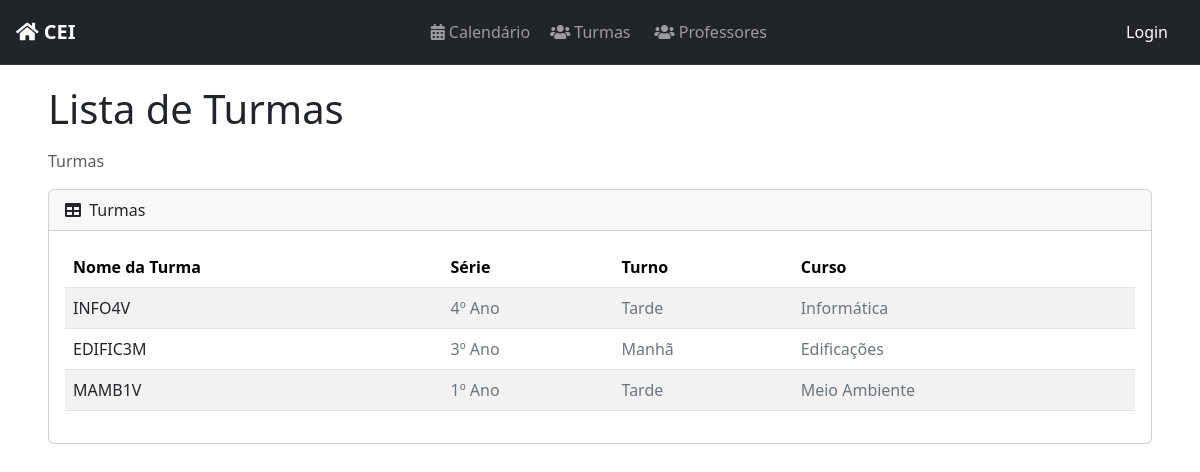
/turmas/, run on an earlier commit of the app's database.
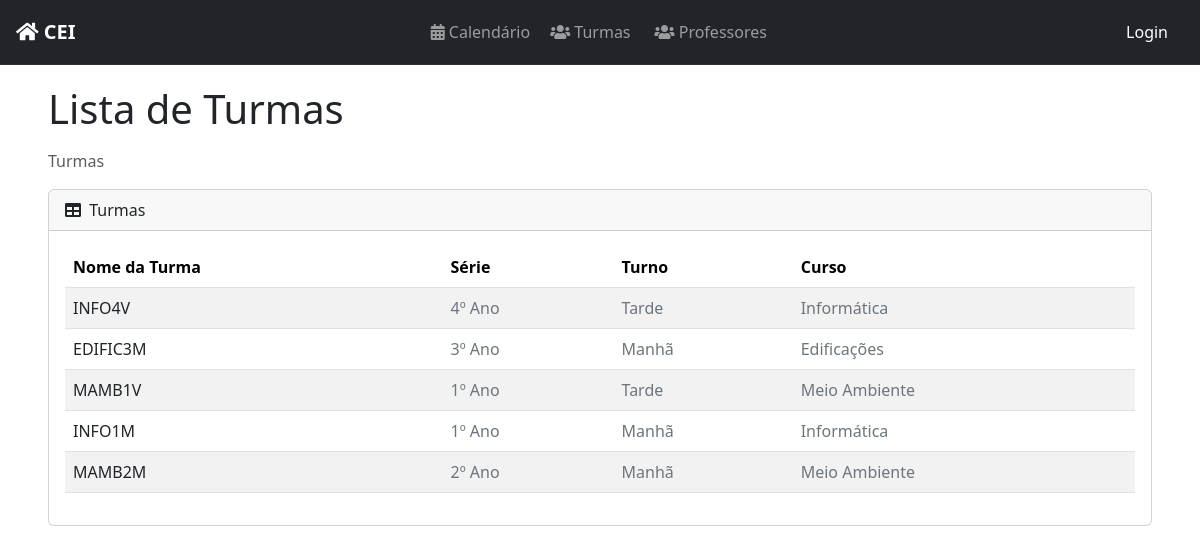
And on a later commit of the database.
### classes/models.py (models this page shows, shortened)
class Turma(models.Model):
    TURNO_CHOICES = [
        ('manha', 'Manhã'),
        ('tarde', 'Tarde'),
        ('noite', 'Noite'),
    ]
    CURSO_CHOICES = [
        ('edificacoes', 'Edificações'),
        ('informatica', 'Informática'),
        ('meio_ambiente', 'Meio Ambiente'),
        ('matematica', 'Matemática'),
    ]
    SERIE_CHOICES = [
        ('1', '1º Ano'),
        ('2', '2º Ano'),
        ('3', '3º Ano'),
        ('4', '4º Ano'),
    ]
    nome = models.CharField(max_length=8, unique=True)
    serie = models.CharField(max_length=1, choices=SERIE_CHOICES)
    turno = models.CharField(max_length=5, choices=TURNO_CHOICES)
    curso = models.CharField(max_length=15, choices=CURSO_CHOICES)

### classes/views.py (the view)
# urls.py: path('turmas/', ListaTurmas.as_view(), name='lista-turmas'),
class ListaTurmas(ListView):
    model = Turma
    template_name = 'classes/lista_turmas.html'
    context_object_name = 'turmas'
    def get_context_data(self, **kwargs):
        context = super().get_context_data(**kwargs)
        context['is_admin'] = self.request.user.groups.filter(name="Administrador").exists()
        return context

### tasks/context_processors.py (called while the page is built)
def user_in_discente(request):
    if request.user.is_authenticated:
        return {'user_in_discente': request.user.groups.filter(name="Discente").exists()}
    return {'user_in_discente': False}

### classes/templates/classes/lista_turmas.html (shortened to what this page needs)
{% extends 'base.html' %}
{% load static %}
{% block content %}
<div class="container-fluid">
    <h1 class="mb-3">Lista de Turmas</h1>
    <ol class="breadcrumb mb-3">
        <li class="breadcrumb-item active">Turmas</li>
    </ol>
    <div class="card">
        <div class="card-header">
            <i class="fas fa-table me-1"></i>
            Turmas
        </div>
        <div class="card-body">
            <div class="table-responsive">
                <table id="turmaTable" class="table table-striped table-hover">
                    <thead class="table">
                        <tr>
                            <th>Nome da Turma</th>
                            <th>Série</th>
                            <th>Turno</th>
                            <th>Curso</th>
                        </tr>
                    </thead>
                    <tbody>
                        {% for turma in turmas %}
                        <tr class="turma-item">
                            <td>
                                <a href="{% url 'turma_members' turma.id %}" class="text-decoration-none text-dark">
                                    {{ turma.nome }}
                                </a>
                            </td>
                            <td style="color: #6c757d;">{{ turma.get_serie_display }}</td>
                            <td style="color: #6c757d;">{{ turma.get_turno_display }}</td>
                            <td style="color: #6c757d;">{{ turma.get_curso_display }}</td>
                        </tr>
                        {% endfor %}
                    </tbody>
                </table>
            </div>
        </div>
    </div>
</div>
{% endblock %}
{% block scripts %}
<link href="{% static 'css/style.min.css' %}" rel="stylesheet"/>
{% endblock %}

What changed in the data, as far as the page shows it:
added Turma: nome "INFO1M", serie "1º Ano", turno "Manhã", curso "Informática"
added Turma: nome "MAMB2M", serie "2º Ano", turno "Manhã", curso "Meio Ambiente"
